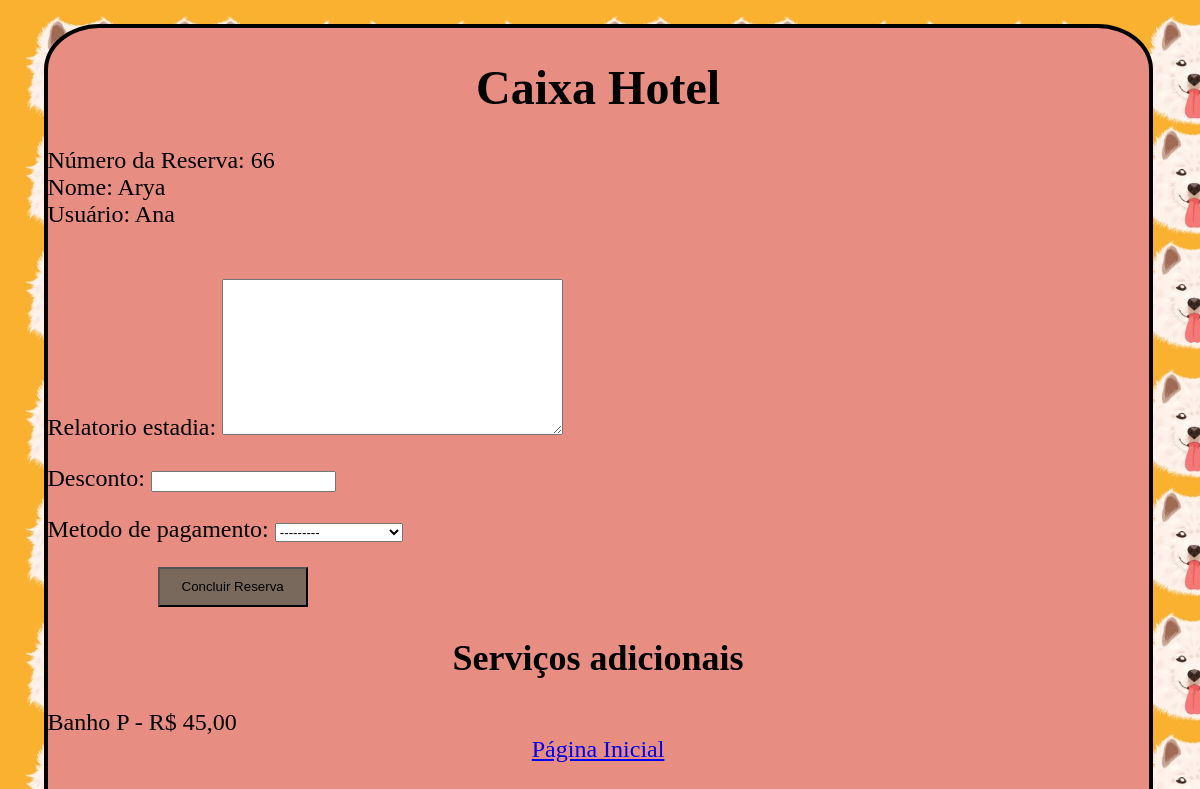
Screenshot of /caixa/66/ (signed in) with the database file from the repository.
### hotel/models.py (models this page shows, shortened)
class Reserva(models.Model):
    pet = models.ForeignKey(FichaDog, on_delete=models.CASCADE)
    num_reserva = models.IntegerField(primary_key=True, editable=False)
    data_entrada = models.DateField()
    data_saida = models.DateField()
    hora_entrada = models.TimeField()
    usuario  = models.ForeignKey(User, on_delete=models.CASCADE)
    HORARIO_CHOICES = (('2x_dia', 'Duas vezes por dia'),('3x_dia', 'Três vezes por dia'),('personalizado', 'Horário personalizado'),)
    horario_alimentacao = models.CharField(max_length=20, choices=HORARIO_CHOICES)
    horario_personalizado = models.CharField(max_length=20, blank=True, null=True)
    instrucoes_medicamentos = models.CharField(max_length=100, blank=True, null=True)
    ACEITAR_CHOICES = (('Sim', 'Duas vezes por dia'),('3x_dia', 'Três vezes por dia'),('personalizado', 'Horário personalizado'),)
    autorizacao_para_cuidados_medicos = models.BooleanField(default=False, choices=[(False, 'Não'), (True, 'Sim')])
    servicos_adicionais = models.ForeignKey('hotel.ServicosAdicionais', blank=True,null=True, on_delete=models.CASCADE)
    pago = models.BooleanField(default=False, null=True, choices=[(False, 'Não'), (True, 'Sim')])
    class Meta:
            db_table = 'Reserva_Hotel'

class ServicosAdicionais(models.Model):
    nome_servico = models.CharField(max_length=50, primary_key=True)
    valor_servico = models.DecimalField(max_digits=6, decimal_places=2)
    class Meta:
            db_table = 'Servicos_adicionais'

### ficha/models.py (models this page shows, shortened)
class FichaDog(models.Model):
    nome = models.CharField(max_length=100, primary_key=True)
    raca = models.CharField(max_length=100)
    data_de_nascimento =  models.DateField()
    sexo = models.CharField(max_length=1, choices=(('M', 'Macho'), ('F', 'Fêmea')))
    peso = models.DecimalField(max_digits=5, decimal_places=2)
    tipo_alimentacao = models.CharField(max_length=100)
    restricoes_alimentares = models.CharField(max_length=100, blank=True, null=True)
    nome_tutor = models.CharField(max_length=100,blank=True)
    contato_tutor = models.CharField(max_length=100)
    cpf_tutor = models.CharField(max_length=14)
    endereco = models.CharField(max_length=100,blank=True, null=True)
    veterinario = models.CharField(max_length=100,blank=True, null=True)
    observacoes = models.TextField(blank=True, null=True)
    data = models.DateTimeField(auto_now_add=True)
    class Meta:
            db_table = 'Ficha_Dog'

### caixa/views.py (the view)
# urls.py: path('caixa/<int:num_reserva>/', views.caixa_hotel, name='caixa'),
@login_required(login_url="/auth/login/")
def caixa_hotel(request, num_reserva):
    reserva = Reserva.objects.get(num_reserva=num_reserva)
    usuario = request.user.username
    data_atual = date.today()
    data_str = data_atual.strftime('%d-%m-%Y')
    caixa = Caixa(data=data_str)
    if request.method == 'POST':
        caixa_form = CaixaForm(request.POST)
        reserva.pago = True
        reserva.save()
        if caixa_form.is_valid():
            cleaned_data = caixa_form.cleaned_data
            pet = reserva.pet
            caixa = Caixa.objects.create(
                num_reserva=reserva,
                usuario=usuario,
                pet=pet,
                relatorio_estadia=cleaned_data['relatorio_estadia'],
                desconto=cleaned_data['desconto'],
                metodo_de_pagamento=cleaned_data['metodo_de_pagamento'],
                total=0
            )
            caixa.save()
            return redirect('caixa:relatorio', num_reserva=num_reserva)
        else:
            print(caixa_form.cleaned_data)
            print(caixa_form.errors)
    else:
        caixa_form = CaixaForm()
    context = {
        'reserva': reserva,
        'usuario': usuario,
        'caixa_form': caixa_form,
    }
    return render(request, 'caixa.html', context)

### caixa/forms.py (shortened to what this page needs)
class CaixaForm(forms.ModelForm):
    class Meta:
        model = Caixa
        fields = ['relatorio_estadia','desconto', 'metodo_de_pagamento']
        widgets = {
            'data':forms.HiddenInput(),
            'pet': forms.HiddenInput(),
        }

### caixa/templates/caixa.html (shortened to what this page needs)
<!DOCTYPE html>
<html>
  <head>
    {% load static %}
    <link rel="stylesheet" type="text/css" href="{% static 'css/style_caixa3.css' %}">
  </head>
  <body>
    <div class="form">
      <h1>Caixa Hotel</h1>
      <div class='num'>
        <label>Número da Reserva: {{ reserva.num_reserva }}<br>
        <label>Nome:  {{ reserva.pet.nome}}<br>
        <label>Usuário: {{ usuario}}
      </div>
      <br>
      <form action="{% url 'caixa:caixa' num_reserva=reserva.num_reserva %}" method="post">
        {{ caixa_form.as_p }}
        <input class="butao" type="submit" value="Concluir Reserva">
    </form>
        <h2>Serviços adicionais</h2>
        <label>
            {{ reserva.servicos_adicionais.nome_servico }} - R$ {{ reserva.servicos_adicionais.valor_servico }}
        </label>
        <div class="alinha">
          <a href="{% url 'home' %}">Página Inicial</a>
        </div>
    </div>
  </body>
</html>

### static/css/style_caixa3.css (style rules this page uses)
body { background-image: url('/static/img/fundo.jpeg'); background-size: contain; }
.form { height: 900px; border: 4px solid black; width: 93%; margin-left: 3%; margin-top: 2%; margin-bottom: 5%; background-color: rgb(231, 141, 130); border-radius: 5%; flex-direction: column; font-size: x-large; }
.butao { display: flex; align-items: center; justify-content: center; height: 40px; width: 150px; background-color: rgb(121,105, 92); cursor:pointer; margin-left: 10%; }
.alinha { display: flex; flex-direction: row; justify-content:space-around; }
.num { display: flex; flex-direction: column; }
h1,h2 { text-align: center; }

### rows the page displays
Reserva: num_reserva "66", pet.nome "Arya", servicos_adicionais.nome_servico "Banho P", servicos_adicionais.valor_servico "45,00"

### other values shown
{{ usuario }} "Ana"
